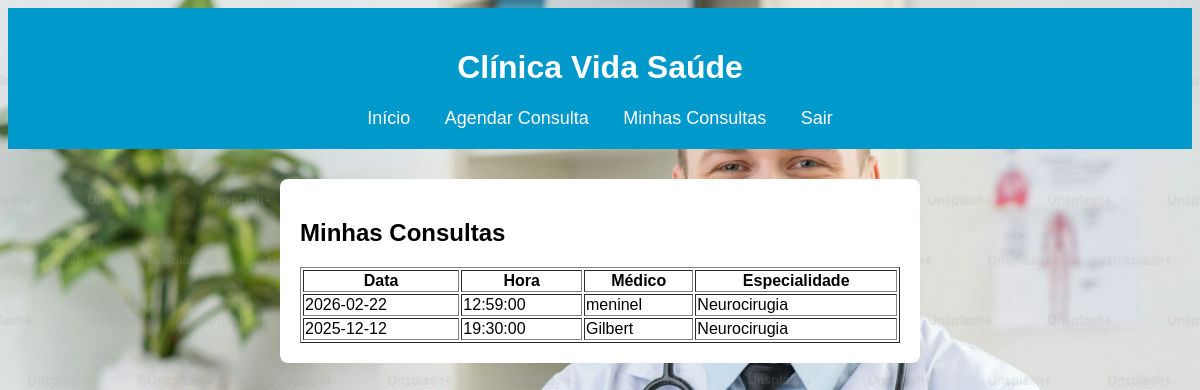
The app's page /minhas_consultas.php (signed in) with its own data.
### tables this page shows
CREATE TABLE `consulta` (
  `id` int(11) NOT NULL,
  `paciente_id` int(11) NOT NULL,
  `medico_id` int(11) NOT NULL,
  `data` date NOT NULL,
  `hora` time NOT NULL,
  `cancelada` tinyint(1) DEFAULT 0,
  `motivo_cancelamento` varchar(255) DEFAULT NULL,
  `notificado` tinyint(1) DEFAULT 0
);

CREATE TABLE `medico` (
  `id` int(11) NOT NULL,
  `nome` varchar(100) NOT NULL,
  `especialidade_id` int(11) NOT NULL
);

CREATE TABLE `especialidade` (
  `id` int(11) NOT NULL,
  `nome` varchar(100) NOT NULL
);

### minhas_consultas.php (the view, shortened to what this page needs)
<?php
include "includes/conexao.php";
$id = $_SESSION['id'];
$sql = "SELECT consulta.data, consulta.hora, medico.nome AS medico, especialidade.nome AS esp
        FROM consulta
        JOIN medico ON consulta.medico_id = medico.id
        JOIN especialidade ON medico.especialidade_id = especialidade.id
        WHERE paciente_id = $id
        ORDER BY data DESC, hora DESC";
$res = mysqli_query($con, $sql);
?>
<?php include "includes/header.php"; ?>
<div class="container">
    <h2>Minhas Consultas</h2>
    <table border="1" width="100%">
        <tr>
            <th>Data</th>
            <th>Hora</th>
            <th>Médico</th>
            <th>Especialidade</th>
        </tr>
        <?php while ($c = mysqli_fetch_assoc($res)): ?>
            <tr>
                <td><?= $c['data'] ?></td>
                <td><?= $c['hora'] ?></td>
                <td><?= $c['medico'] ?></td>
                <td><?= $c['esp'] ?></td>
            </tr>
        <?php endwhile; ?>
    </table>
</div>

### css/estilo.css (style rules this page uses)
.container { width: 600px; margin: 30px auto; background: #fff; padding: 20px; border-radius: 8px; }

### records on screen
consulta: data "2026-02-22", hora "12:59:00", medico.nome "meninel", especialidade.nome "Neurocirugia"
consulta: data "2025-12-12", hora "19:30:00", medico.nome "Gilbert", especialidade.nome "Neurocirugia"
